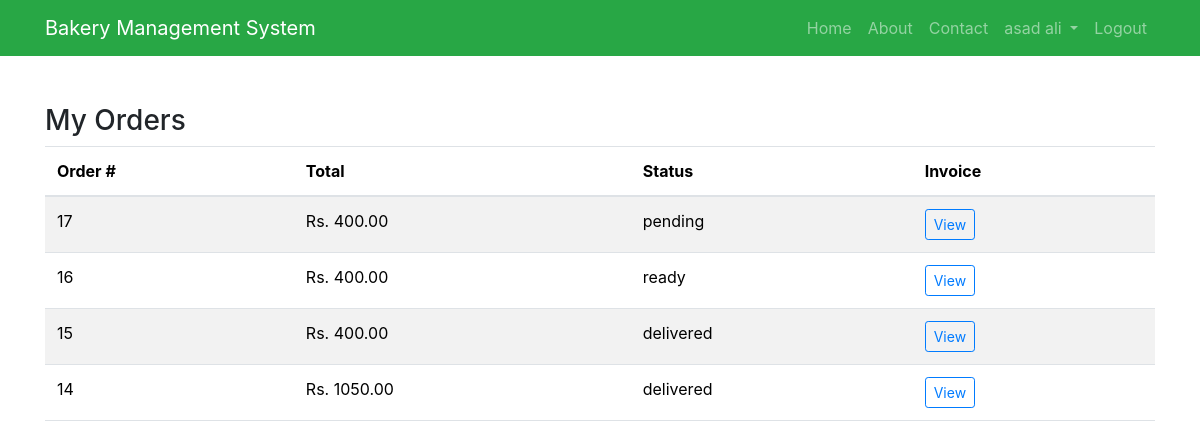
Page /customer/orders/index.php (signed in) on the committed database.
### tables this page shows
CREATE TABLE `orders` (
  `order_id` int(11) NOT NULL,
  `customer_id` int(11) DEFAULT NULL,
  `order_date` datetime DEFAULT current_timestamp(),
  `delivery_date` date DEFAULT NULL,
  `status` enum('pending','processing','ready','delivered','cancelled') DEFAULT 'pending',
  `total_amount` decimal(10,2) DEFAULT NULL,
  `notes` text DEFAULT NULL
);

### customer/orders/index.php (the view, shortened to what this page needs)
<?php
$baseURL = '/bakery';
$projectRoot = $_SERVER['DOCUMENT_ROOT'] . $baseURL;
require_once $projectRoot . '/header.php';
?>
<?php
$customer_id = $_SESSION['customer_id'];
$query = "SELECT * FROM orders WHERE customer_id = $customer_id ORDER BY order_id DESC";
$result = mysqli_query($conn, $query);
?>
<div class="container mt-5">
    <h3>My Orders</h3>
    <table class="table table-striped">
        <thead>
            <tr>
                <th>Order #</th>
                <th>Total</th>
                <th>Status</th>
                <th>Invoice</th>
            </tr>
        </thead>
        <tbody>
            <?php while ($order = mysqli_fetch_assoc($result)): ?>
                <tr>
                    <td><?= $order['order_id'] ?></td>
                    <td>Rs. <?= $order['total_amount'] ?></td>
                    <td><?= $order['status'] ?></td>
                    <td>
                        <a href="../invoice/history.php?id=<?= $order['order_id'] ?>" class="btn btn-sm btn-outline-primary">View</a>
                    </td>
                </tr>
            <?php endwhile; ?>
        </tbody>
    </table>
</div>

### rows in the picture
orders: order_id "17", total_amount "400.00", status "pending"
orders: order_id "16", total_amount "400.00", status "ready"
orders: order_id "15", total_amount "400.00", status "delivered"
orders: order_id "14", total_amount "1050.00", status "delivered"

### other values in the picture
$name "asad ali"
